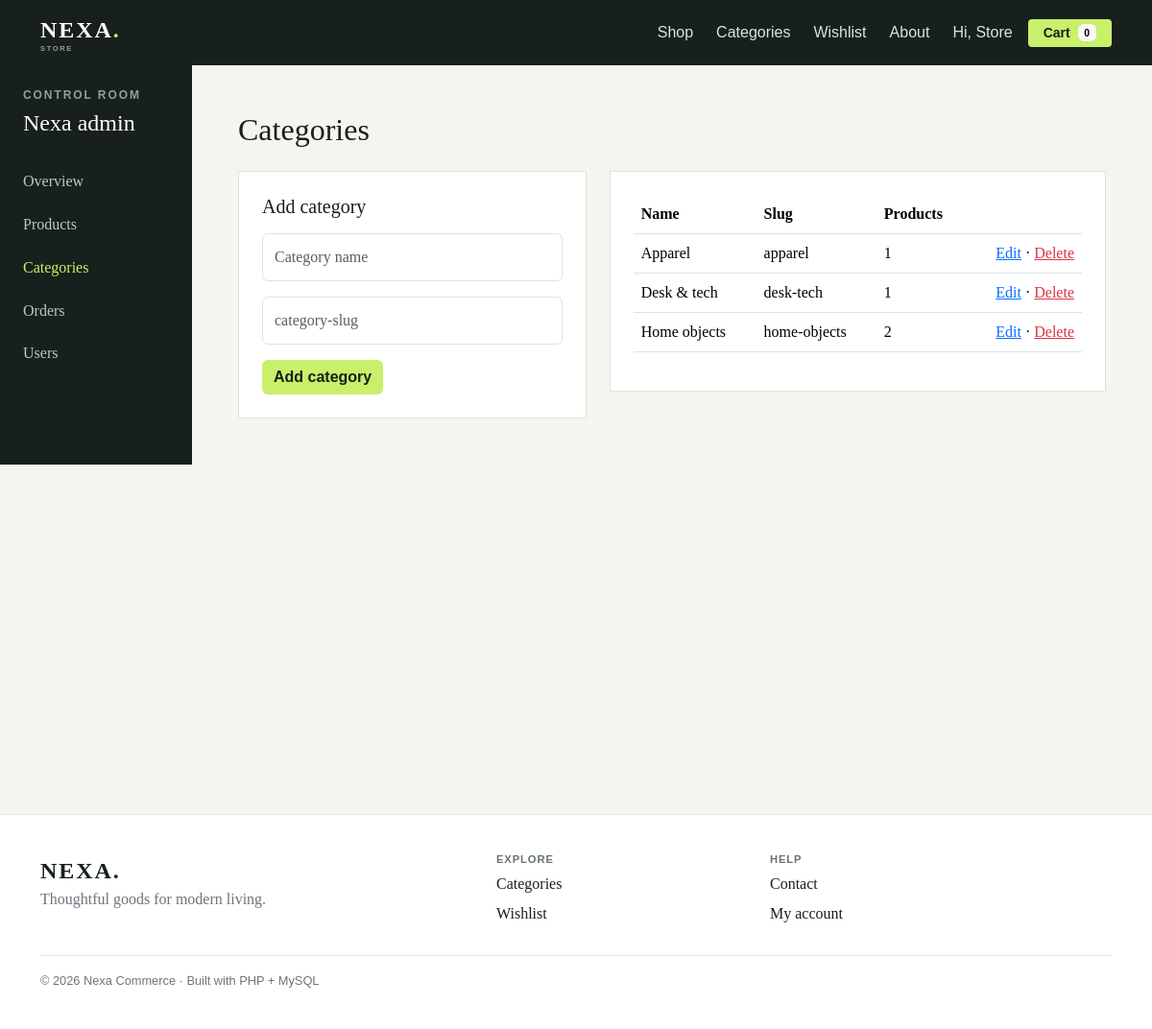
Screenshot of /admin/categories.php (signed in) with the database file from the repository.
### tables this page shows
CREATE TABLE IF NOT EXISTS categories (id INT AUTO_INCREMENT PRIMARY KEY, name VARCHAR(100) NOT NULL, slug VARCHAR(120) NOT NULL UNIQUE);

### includes/functions.php (called while the page is built, shortened)
<?php
function e(?string $value): string { return htmlspecialchars($value ?? '', ENT_QUOTES, 'UTF-8'); }

### admin/categories.php (the view, shortened to what this page needs)
<?php
require __DIR__ . '/../includes/config.php';
$editing = null;
$categories = $pdo->query('SELECT c.*,COUNT(p.id) products FROM categories c LEFT JOIN products p ON p.category_id=c.id GROUP BY c.id ORDER BY c.name')->fetchAll();
$pageTitle = 'Manage categories'; require __DIR__ . '/../includes/header.php';
?><div class="admin-shell"><div class="row g-0"><aside class="col-lg-2 admin-side"><div class="eyebrow">Control room</div><h2 class="h4 mt-2">Nexa admin</h2><nav class="mt-4"><a href="index.php">Overview</a><a href="products.php">Products</a><a class="active" href="categories.php">Categories</a><a href="orders.php">Orders</a><a href="users.php">Users</a></nav></aside><section class="col-lg-10 p-4 p-lg-5"><h1 class="h2 mb-4">Categories</h1><div class="row g-4"><div class="col-lg-5"><form method="post" class="panel"><h2 class="h5"><?= $editing ? 'Edit category' : 'Add category' ?></h2><input type="hidden" name="id" value="<?= $editing['id'] ?? 0 ?>"><input required name="name" class="form-control my-3" placeholder="Category name" value="<?= e($editing['name'] ?? '') ?>"><input required name="slug" class="form-control mb-3" placeholder="category-slug" value="<?= e($editing['slug'] ?? '') ?>"><button class="btn btn-accent"><?= $editing ? 'Update category' : 'Add category' ?></button><?php if ($editing): ?><a href="categories.php" class="btn btn-outline-dark ms-2">Cancel</a><?php endif; ?></form></div><div class="col-lg-7"><div class="panel table-responsive"><table class="table"><thead><tr><th>Name</th><th>Slug</th><th>Products</th><th></th></tr></thead><tbody><?php foreach($categories as $category): ?><tr><td><?= e($category['name']) ?></td><td><?= e($category['slug']) ?></td><td><?= $category['products'] ?></td><td class="text-end"><a href="?edit=<?= $category['id'] ?>">Edit</a> · <a class="text-danger" href="?delete=<?= $category['id'] ?>" onclick="return confirm('Delete this category?')">Delete</a></td></tr><?php endforeach; ?></tbody></table></div></div></div></section></div></div><?php require __DIR__ . '/../includes/footer.php'; ?>

### assets/style.css (style rules this page uses)
:root { --ink:#17201c;--muted:#68746d;--paper:#f5f4ef;--lime:#c9f06a;--line:#dfe3dc }
* { box-sizing:border-box }
body { background:var(--paper);color:var(--ink);font-family:Georgia,serif }
.btn-accent { background:var(--lime);color:var(--ink);border:0;font-family:Arial,sans-serif;font-weight:700 }
.eyebrow { font:700 .75rem Arial,sans-serif;letter-spacing:.16em;text-transform:uppercase;color:#91a098 }
.panel { background:#fff;border:1px solid var(--line);padding:1.5rem }
.form-control,.form-select { border-color:var(--line);padding:.75rem }
.admin-shell { min-height:calc(100vh - 68px) }
.admin-side { background:var(--ink);color:#fff;min-height:100%;padding:1.5rem }
.admin-side a { color:#bdc9c0;text-decoration:none;display:block;padding:.65rem 0 }
.admin-side a.active,.admin-side a:hover { color:var(--lime) }
.table { vertical-align:middle }

### rows the page displays
categories: name "Apparel", slug "apparel", products "1"
categories: name "Desk & tech", slug "desk-tech", products "1"
categories: name "Home objects", slug "home-objects", products "2"

### other values shown
explode(' ', $_SESSION['user']['name'])[0] "Store"
cart_count() "0"
